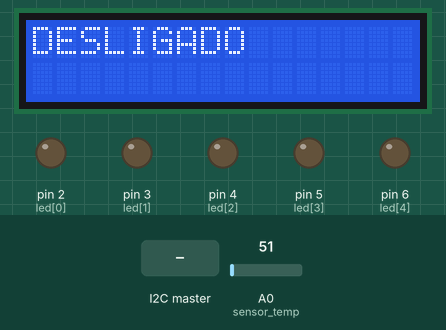
Recording of a sketch running on a simulated Arduino Mega 2560, built with avr-gcc and run on an emulated ATmega2560. Parts: 16×2 character LCD, output pins drawn as LEDs (lit = HIGH). The test bench sets the inputs (shaded band); at power-on: A0 (sensor_temp) = 51. What the sketch prints to the serial monitor is not drawn.

Above: at 1.2 s.
1.3 s: the I2C master sends the byte 1
At 2.5 s:
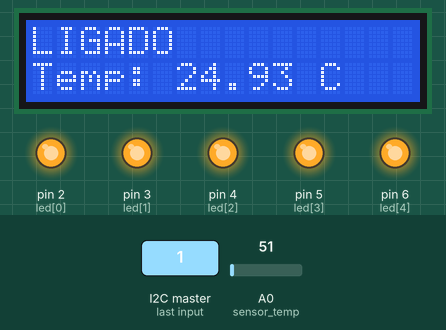
2.8 s: A0 (sensor_temp) set to 23
At 3.2 s:
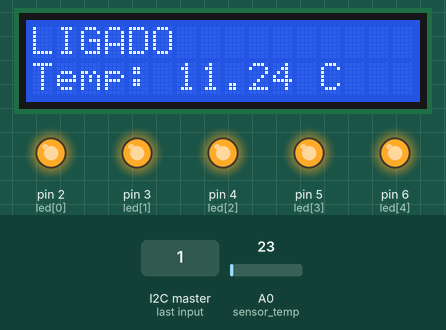
4.3 s: A0 (sensor_temp) set to 19
At 5.5 s:
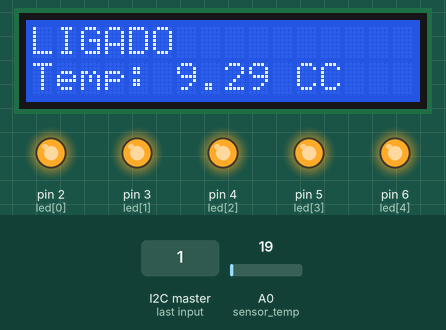
5.8 s: the I2C master sends the byte 0
At 7.2 s:
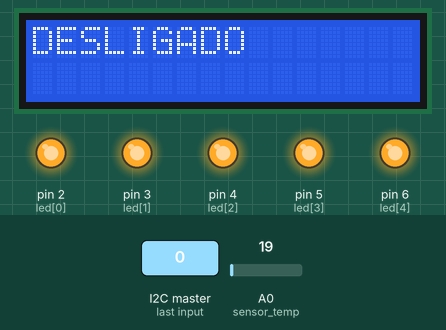
Timing chart, 0 to 8.3 s (numbered marks = the images above; inputs shaded):
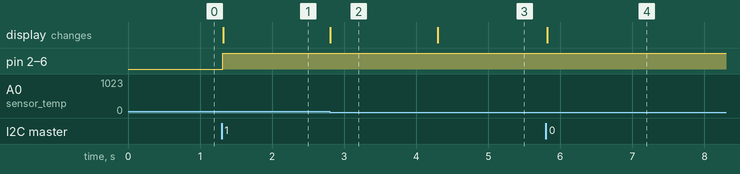

The sketch:

slaveARDUINO.ino
```cpp
/*
Gabriel Correia Granja  RA: 148521
João Vitor Terra    RA: 148118
Matheus Ossis de Lima  RA:148677

Trabalho Final de Sistemas Embarcados 2024/1 semestre
*/

// SLAVE
#include <Wire.h>
#include <LiquidCrystal.h>
LiquidCrystal lcd(13, 12, 10, 9, 8, 7);

const int led[] = {2, 3, 4, 5, 6};
//const int myadrss = 2;
int flag = 0;
int controle_temp = 0;

int buttonState = 0;
byte pwmValue = 0;

const int sensor_temp = A0;   //para temperatura
float temperatura = 0;
int temp_bruta = 0;

void setup()
{
  lcd.begin(16, 2);
  Wire.begin(0x2C);
  Serial.begin(9600);
  Wire.setClock(80000);
  Wire.onReceive(receiveEvent);
  for(int x = 0; x < 5 ; x++){
    pinMode(led[x], OUTPUT);
  }
  lcd.print("DESLIGADO");
  //analogReference(INTERNAL1V1);   //para temperatura

}

void loop(){
  Serial.println(buttonState);
  Serial.println(pwmValue);
  if(pwmValue == 0){
    digitalWrite(led[0], LOW);
    digitalWrite(led[1], LOW);
    digitalWrite(led[2], LOW);
    digitalWrite(led[3], LOW);
    digitalWrite(led[4], LOW);

  }
  if(pwmValue>0 && pwmValue<=51){
    digitalWrite(led[4], LOW);
    digitalWrite(led[3], LOW);
    digitalWrite(led[2], LOW);
    digitalWrite(led[1], LOW);
    digitalWrite(led[0], HIGH);
  }
  if(pwmValue>51 && pwmValue<=102){
    digitalWrite(led[4], LOW);
    digitalWrite(led[3], LOW);
    digitalWrite(led[2], LOW);
    digitalWrite(led[0], HIGH);
    digitalWrite(led[1], HIGH);
  }
  if(pwmValue>102 && pwmValue<=153){
    digitalWrite(led[4], LOW);
    digitalWrite(led[3], LOW);
    digitalWrite(led[0], HIGH);
    digitalWrite(led[1], HIGH);
    digitalWrite(led[2], HIGH);
  }
  if(pwmValue>153 && pwmValue<=204){
    digitalWrite(led[4], LOW);
    digitalWrite(led[0], HIGH);
    digitalWrite(led[1], HIGH);
    digitalWrite(led[2], HIGH);
    digitalWrite(led[3], HIGH);
  }
  if(pwmValue>204 && pwmValue<=255){
    digitalWrite(led[0], HIGH);
    digitalWrite(led[1], HIGH);
    digitalWrite(led[2], HIGH);
    digitalWrite(led[3], HIGH);
    digitalWrite(led[4], HIGH);
  }


  if (buttonState == 1 && flag==0) {
    lcd.clear();
    lcd.setCursor(0,0);
    lcd.print("LIGADO");   // Turn on the LED
    flag = 1;
    controle_temp = 1;
  }else if (buttonState == 0 && flag==1){
    lcd.clear();
    lcd.setCursor(0,0);
    lcd.print("DESLIGADO");   // Turn off the LED
    flag = 0;
    controle_temp = 0;
  }
  if (controle_temp ==1){
    lcd.setCursor(0,1);
    temp_bruta = analogRead(sensor_temp);
    //temperatura = temp_bruta * 0.1075268817204301;
    temperatura = temp_bruta * 0.48875855;
    lcd.print("Temp: ");
    lcd.print(temperatura,2);
    lcd.print(" C");
  }

}

void receiveEvent(int bytes)
{
/*  if (bytes == 2) {
    buttonState = Wire.read();  // Read first byte (pushbutton state)
    pwmValue = Wire.read();     // Read second byte (PWM value)
  }*/
  buttonState = Wire.read();
  pwmValue = Wire.read();
}
```

Measured:
- the behaviour switches between 21 and 20 on A0 (sensor_temp) (found by bisection; images 2 and 3)
- after the input at 1.3 s, pin 2 (led[0]), pin 3 (led[1]), pin 4 (led[2]), pin 5 (led[3]), pin 6 (led[4]): LOW → HIGH at once; the display: changes at once (image 1)
- after the input at 2.8 s, the display: changes at once (image 2)
- after the input at 4.3 s, the display: changes at once (image 3)
- after the input at 5.8 s, the display: changes at once (image 4)
